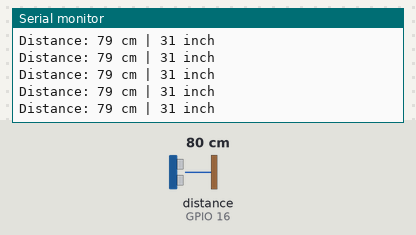
A sketch run on a simulated ESP32. Shown: the last lines printed to the serial monitor. Wiring (inferred from the names in the program): ultrasonic range finder: trigger GPIO 17; echo GPIO 16. The test bench sets the inputs (shaded band); at power-on: distance to the obstacle (sensor on GPIO 16) 80 cm. The echo pulse lasts 58.3 µs per cm.

Above: at 1.2 s.
1.3 s: distance to the obstacle (sensor on GPIO 16) set to 2 cm
At 1.37 s:
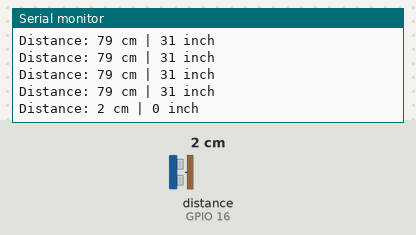
2.8 s: distance to the obstacle (sensor on GPIO 16) set to 4 cm
At 2.89 s:
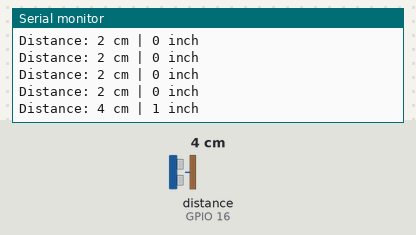
Timing chart, 0 to 5.8 s (numbered marks = the images above; inputs shaded):
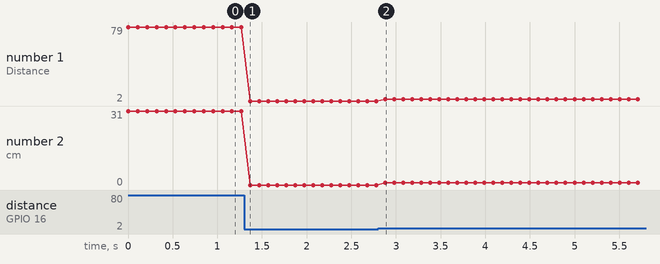

Measured:
- after the input at 1.3 s, the serial monitor: prints a new line after 0.07 s (image 1)
- after the input at 2.8 s, the serial monitor: prints a new line after 0.08 s (image 2)
- plotted number 1: 79 → 2 after the input at 1.3 s, 2 → 4 after the input at 2.8 s
- plotted number 2: 31 → 0 after the input at 1.3 s, 0 → 1 after the input at 2.8 s

The sketch:

esp32_hc_sr04.ino
```cpp
#define trigPin   17
#define echoPin   16

long duration;
int distanceCm;
int distanceInch;

void setup()
{
    pinMode(trigPin, OUTPUT);
    pinMode(echoPin, INPUT);
    Serial.begin(115200);
}

void loop()
{
    digitalWrite(trigPin, LOW);
    delayMicroseconds(2);

    digitalWrite(trigPin, HIGH);
    delayMicroseconds(10);
    digitalWrite(trigPin, LOW);

    duration = pulseIn(echoPin, HIGH);
    distanceCm = duration * 0.0343 / 2;
    if(distanceCm >= 200) distanceCm = 200;
    distanceInch = distanceCm / 2.54;

    Serial.print("Distance: ");
    Serial.print(distanceCm);
    Serial.print(" cm");
    Serial.print(" | ");
    Serial.print(distanceInch);
    Serial.println(" inch");

    delay(100);
}
```
